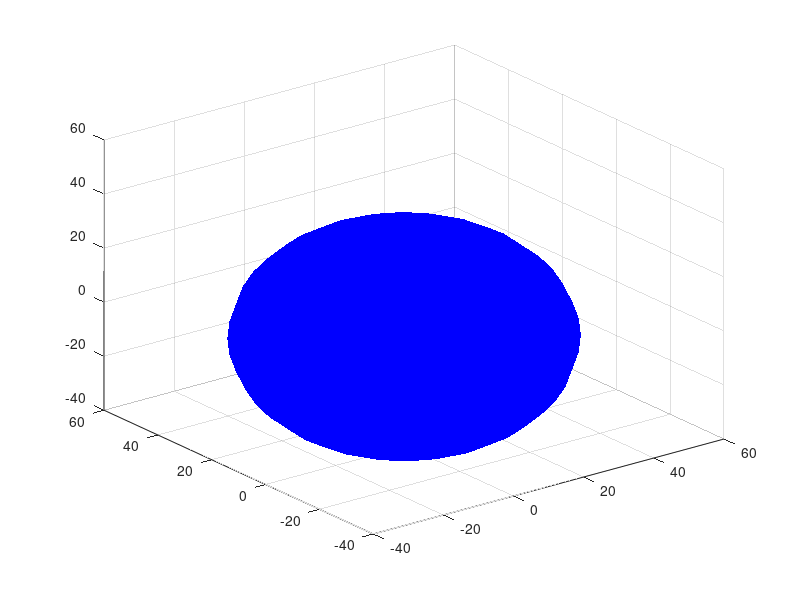

Reproduce this figure in MATLAB.
% Creates a ball with the given parameters of 
function ball_init(pos, r, vel, acc)
    
%     balls = {};
    balls = getappdata(0, 'balls');
    if nargin == 0
        pos = rand(1,3);
        r = 40; 
        vel = rand(1,3); 
        acc = [0 0 0];
    elseif nargin == 1
        r = 40; 
        vel = rand(1,3); 
        acc = [0 0 0];
    elseif nargin == 2
        vel = rand(1,3); 
        acc = [0 0 0];
    elseif nargin == 3
        acc = [0 0 0];
    end
    
    new_ball = {};
    new_ball.radius = r;
    new_ball.pos = pos;
    new_ball.vel = vel;
    new_ball.acc = acc;
    new_ball.last_updated = clock;
    
    [sphere_x, sphere_y, sphere_z] = sphere;
    
    new_ball.handler = surf(sphere_x * new_ball.radius + new_ball.pos(1), ...
        sphere_y * new_ball.radius + new_ball.pos(2), ...
        sphere_z * new_ball.radius + new_ball.pos(3));
    
    set(new_ball.handler, 'FaceColor', [0 0 1], 'FaceAlpha', 1, ...
        'EdgeColor', 'none', 'LineStyle', 'none', 'FaceLighting', 'phong');
    
    balls = [balls new_ball];
    
    setappdata(0, 'balls', balls);
end